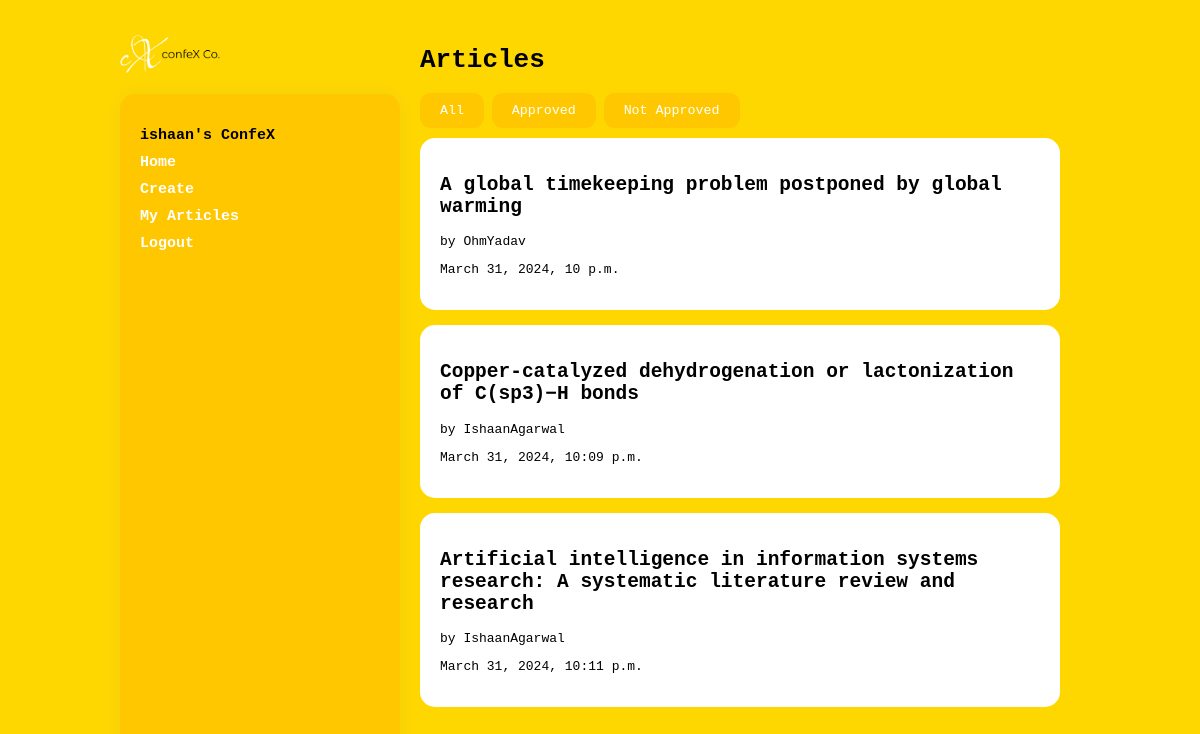
Screenshot of /articles/ (signed in) with the database file from the repository.
### articles/models.py (models this page shows, shortened)
class Article(models.Model):
    title = models.CharField(max_length=100)
    slug = models.SlugField()
    body = models.TextField()
    date = models.DateTimeField(auto_now_add=True)
    thumb = models.ImageField(default='default1.png', blank=True)
    author = models.ForeignKey(User, default=None, on_delete=models.CASCADE)
    approved = models.BooleanField(default=False)
    pdf = models.FileField(upload_to='pdfs/', blank=True)
    email = models.EmailField()
    organization = models.CharField(max_length=255)

### articles/views.py (the view)
# urls.py: path('', views.article_list, name='list'),
def article_list(request):
    articles = Article.objects.all().order_by('date')
    return render(request, 'articles/article_list.html', {'articles': articles})

### articles/templates/articles/article_list.html (shortened to what this page needs)
{% extends 'base_layout.html' %}
{% block content %}
    <h1>Articles</h1>
    <button class="filter-btn" data-filter="all">All</button>
    <button class="filter-btn" data-filter="approved">Approved</button>
    <button class="filter-btn" data-filter="not-approved">Not Approved</button>
    <div id="article-container">
        {% for article in articles %}
            <a href="{% url 'articles:detail' slug=article.slug %}" class="article-link">
                <div class="article-cell {% if article.approved %}approved{% else %}not-approved{% endif %}">
                    <h2>{{ article.title }}</h2>
                    <p>by {{ article.author }}</p>
                    <p>{{ article.date }}</p>
                </div>
            </a>
            <br>
        {% endfor %}
    </div>
{% endblock %}

### templates/base_layout.html (shortened to what this page needs)
{% load static %}
<html>
<head>
    <link rel="stylesheet" href="{% static 'styles.css' %}">
</head>
<body>
    <div class="wrapper">
        <header>
            <h1><a href="{% url 'home' %}" class="logo"><img src="{% static 'logo1.png' %}" style="width:100px;height:51px;"></a></h1>
            <nav class="sidebar">
                <ul>
                    {% if user.is_authenticated %}
                    <li class="welcome">{{ user.username }}'s ConfeX</li>
                    {% endif %}
                    <li><a href="{% url 'home' %}">Home</a></li>
                    {% if user.is_authenticated %}
                    <li><a href="{% url 'articles:create' %}">Create</a></li>
                    <li><a href="{% url 'articles:my_articles' %}">My Articles</a></li>
                    <li>
                        <form class="logout-link" action="{% url 'accounts:logout' %}" method="post">
                            <button type="submit">Logout</button>
                        </form>
                    </li>
                    {% else %}
                    <li><a href="{% url 'accounts:login' %}">Login</a></li>
                    <li><a href="{% url 'accounts:signup' %}">Signup</a></li>
                    {% endif %}
                </ul>
            </nav>
        </header>
        <div class="content">
            {% block content %}
            {% endblock %}
        </div>
    </div>
</body>
</html>

### assets/styles.css (style rules this page uses)
body { background-color: #FFD700; color: #000; }
body * { font-family: monospace; }
.wrapper { max-width: 960px; margin: 0 auto; display: grid; grid-template-columns: auto 1fr; }
.sidebar { background-color: #ff5c0021; color: #000; padding: 20px; border-radius: 15px; box-shadow: 0 0 20px rgba(147, 143, 143, 0.1); height: 1000vh; width: 30vh; transition: background-color 0.3s; }
.sidebar ul { list-style-type: none; padding: 0; }
.sidebar li { margin-bottom: 10px; }
.sidebar a { color: #fff; font-size: 15px; font-weight: bold; text-decoration: none; transition: color 0.3s; }
.content { padding: 20px; }
.article-link { display: block; text-decoration: none; color: #000; }
.article-cell { background-color: #fff; padding: 20px; border-radius: 15px; transition: box-shadow 0.5s, background-color 0.5s; }
h2 { text-decoration: none; color: #000; }
.logout-link button { background: none; border: none; color: #fff; font-size: 15px; font-weight: bold; cursor: pointer; transition: color 0.3s; padding: 0.01; }
.filter-btn { background-color: #ff5c0021; color: #fff; border: none; padding: 10px 20px; border-radius: 11px; margin-bottom: 10px; cursor: pointer; transition: background-color 0.3s, color 0.3s; }
.sidebar .welcome { font-size: 15px; font-weight: bold; }
button { border-radius: 7px; background-color: #fff; border: none; padding: 7px; cursor: pointer; }

### rows the page displays
Article: title "A global timekeeping problem postponed by global warming", author "OhmYadav", date "March 31, 2024, 10 p.m."
Article: title "Copper-catalyzed dehydrogenation or lactonization of C(sp3)−H bonds", author "IshaanAgarwal", date "March 31, 2024, 10:09 p.m."
Article: title "Artificial intelligence in information systems research: A systematic literature review and research", author "IshaanAgarwal", date "March 31, 2024, 10:11 p.m."

### other values shown
{{ user.username }} "ishaan"
